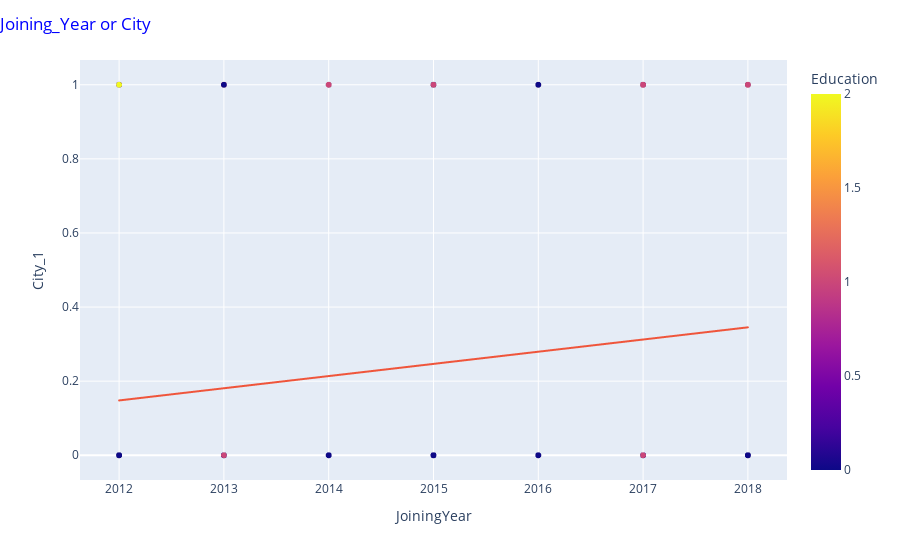

Notebook code for this chart:
### Code cell
figure = px.scatter(last_on , x  = 'JoiningYear' , y = 'City_1' , color = 'Education' , trendline = 'ols' , height = 400)
figure.update_layout(title= 'Joining_Year or City ',title_font_color ='Blue' , title_x = 0)

### Figure 1 — Plotly figure (JSON) as saved in the notebook; plotly's stock layout.template omitted (floating-point values rounded to 4 significant figures; data arrays with more than 128 entries replaced by an {"elided": "..."} marker saying what was removed)
{"data": [{"hovertemplate": "JoiningYear=%{x}<br>City_1=%{y}<br>Education=%{marker.color}<extra></extra>", "legendgroup": "", "marker": {"color": {"elided": "4653 int values"}, "coloraxis": "coloraxis", "symbol": "circle"}, "mode": "markers", "name": "", "showlegend": false, "type": "scattergl", "x": {"elided": "4653 int values"}, "xaxis": "x", "y": {"elided": "4653 int values"}, "yaxis": "y"}, {"hovertemplate": "<b>OLS trendline</b><br>City_1 = 0.032883 * JoiningYear + -66.0126<br>R<sup>2</sup>=0.020091<br><br>JoiningYear=%{x}<br>City_1=%{y} <b>(trend)</b><extra></extra>", "legendgroup": "", "marker": {"symbol": "circle"}, "mode": "lines", "name": "", "showlegend": false, "type": "scattergl", "x": {"elided": "4653 int values"}, "xaxis": "x", "y": {"elided": "4653 float values"}, "yaxis": "y"}], "layout": {"autosize": true, "coloraxis": {"colorbar": {"title": {"text": "Education"}}, "colorscale": [[0, "#0d0887"], [0.1111, "#46039f"], [0.2222, "#7201a8"], [0.3333, "#9c179e"], [0.4444, "#bd3786"], [0.5556, "#d8576b"], [0.6667, "#ed7953"], [0.7778, "#fb9f3a"], [0.8889, "#fdca26"], [1, "#f0f921"]]}, "legend": {"tracegroupgap": 0}, "margin": {"t": 60}, "title": {"font": {"color": "Blue"}, "text": "Joining_Year or City ", "x": 0}, "xaxis": {"anchor": "y", "autorange": true, "domain": [0, 1], "range": [2012.0, 2018.0], "title": {"text": "JoiningYear"}, "type": "linear"}, "yaxis": {"anchor": "x", "autorange": true, "domain": [0, 1], "range": [-0.07395, 1.074], "title": {"text": "City_1"}, "type": "linear"}}}
